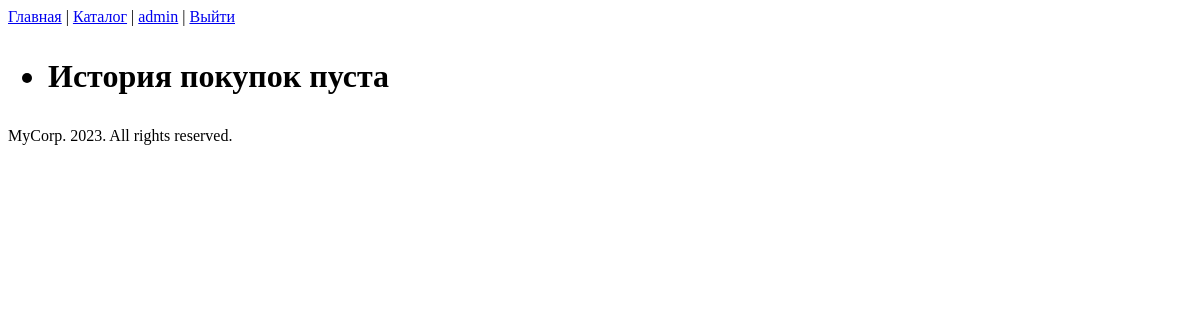
The page /user/purchase_history (signed in) on the database as committed earlier.
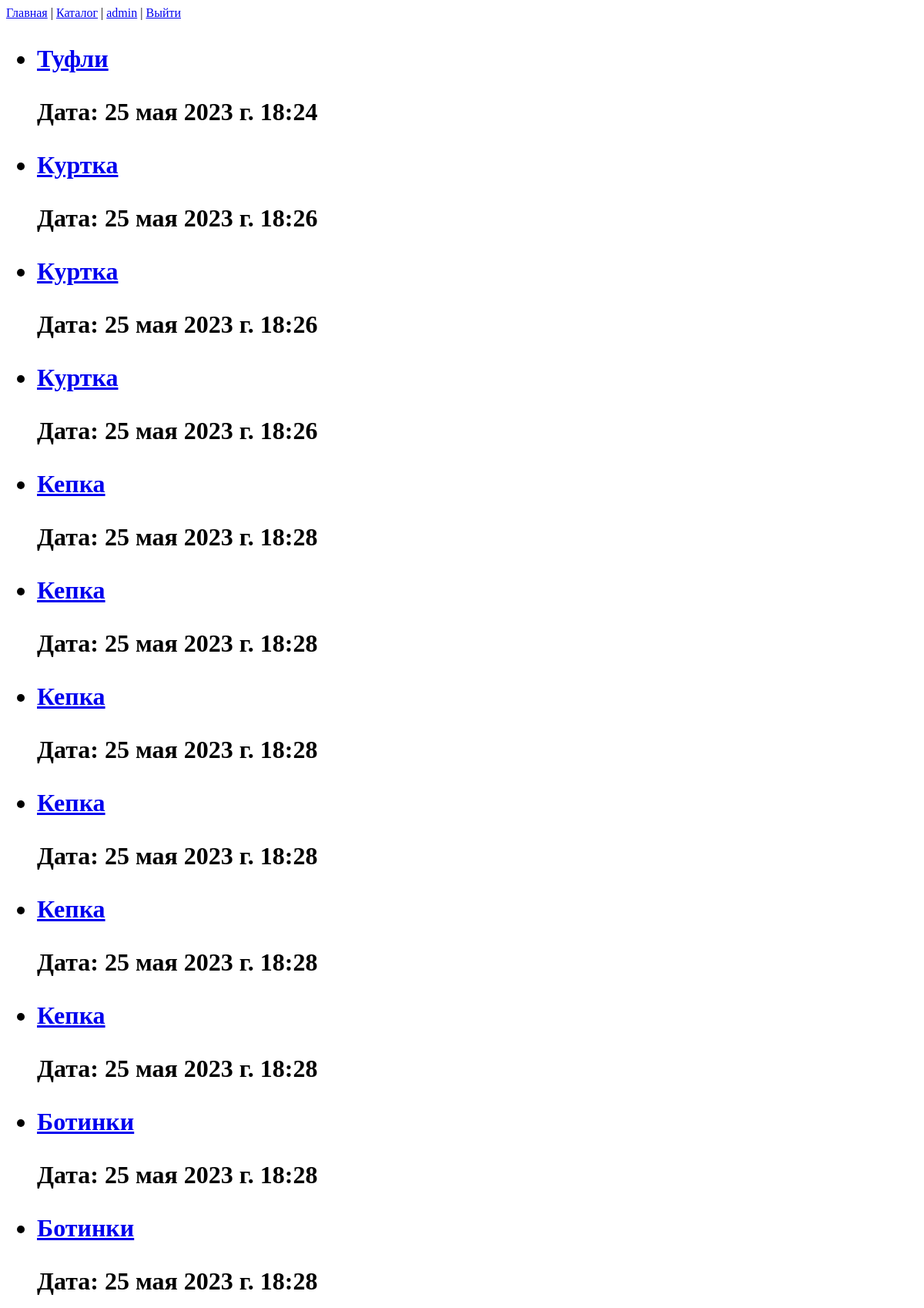
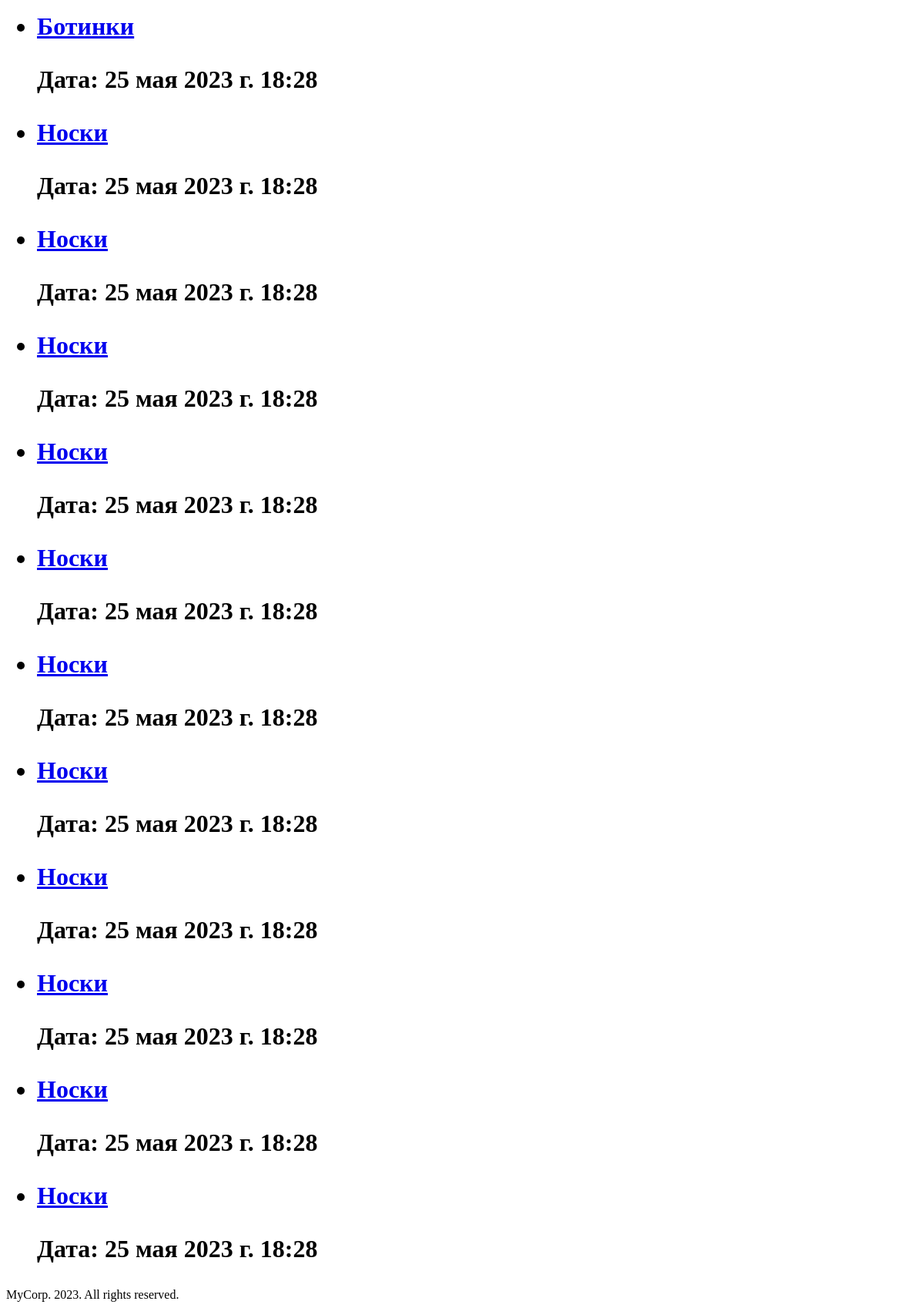
The same page on the database as committed later (2 pictures, top to bottom).
### webstore/models.py (models this page shows, shortened)
class SoldProducts(models.Model):
    product = models.ForeignKey('Product', on_delete=models.CASCADE)
    cart = models.ForeignKey('Cart', on_delete=models.CASCADE)
    time_sold = models.DateTimeField(auto_now_add=True)
    class Meta:
        verbose_name = 'Проданные товары'
        verbose_name_plural = 'Проданные товары'
        ordering = ['time_sold', 'cart']

class Product(models.Model):
    name = models.TextField(verbose_name='Название')
    description = models.TextField(verbose_name="Описание")
    price = models.FloatField(verbose_name='Цена')
    def __str__(self):
        return self.name
    class Meta:
        verbose_name = "Товар"
        verbose_name_plural = "Товары"
        ordering = ['id']

### webstore/views.py (the view)
# urls.py: path('purchase_history', views.check_purchase_history, name='purchase_history'),
def check_purchase_history(request):
    user_id = request.user.id
    cart = Cart.objects.filter(user_id=user_id)
    if not cart:
        Cart.objects.create(user=request.user)
    cart = Cart.objects.filter(user_id=user_id)
    cart_id = cart[0].id
    purchased_goods = SoldProducts.objects.filter(cart_id=cart_id)
    for i in range(len(purchased_goods)):
        purchased_goods[i].name = Product.objects.filter(id=purchased_goods[i].product_id)[0]
    context = {
        'products': purchased_goods,
    }
    return render(request, 'purchase_history.html', context=context)

### webstore/templates/purchase_history.html (shortened to what this page needs)
{% extends "base.html" %}
        {% block header %}
            <ul>
                {% for prod in products %}
                    <li>
                    <a href="{% url 'product' prod.product_id %}">{{ prod.name }}</a>
                    <p>Дата: {{prod.time_sold}}<p/>
                    </li>
                        {% empty %}
                    <li>История покупок пуста</li>
                {% endfor %}
            </ul>
        {% endblock header %}

### webstore/templates/base.html (shortened to what this page needs)
<!DOCTYPE html>
<html>
<head>
</head>
<body>
    <div><a href="{% url 'main' %}">Главная</a> | <a href="{% url 'main' %}">Каталог</a> |
        {% if request.user.is_authenticated %}
        <a href="{% url 'user_profile' %}"> {{user.username}}</a> | <a href="{% url 'logout' %}">Выйти</a>
        {% else %}
        <a href="{% url 'reg' %}">Регистрация</a> | <a href="{% url 'login' %}">Вход</a> </div>
        {% endif %}
    <h1>{% block header %}{% endblock header %}</h1>
    <div>MyCorp. 2023. All rights reserved.</div>
</body>
</html>

Rows that differ between the two databases and show on the page:
added SoldProducts: name "Туфли", time_sold "25 мая 2023 г. 18:24"
added SoldProducts: name "Куртка", time_sold "25 мая 2023 г. 18:26"
added SoldProducts: name "Куртка", time_sold "25 мая 2023 г. 18:26"
added SoldProducts: name "Куртка", time_sold "25 мая 2023 г. 18:26"
added SoldProducts: name "Кепка", time_sold "25 мая 2023 г. 18:28"
added SoldProducts: name "Кепка", time_sold "25 мая 2023 г. 18:28"
added SoldProducts: name "Кепка", time_sold "25 мая 2023 г. 18:28"
added SoldProducts: name "Кепка", time_sold "25 мая 2023 г. 18:28"
added SoldProducts: name "Кепка", time_sold "25 мая 2023 г. 18:28"
added SoldProducts: name "Кепка", time_sold "25 мая 2023 г. 18:28"
added SoldProducts: name "Ботинки", time_sold "25 мая 2023 г. 18:28"
added SoldProducts: name "Ботинки", time_sold "25 мая 2023 г. 18:28"
added SoldProducts: name "Ботинки", time_sold "25 мая 2023 г. 18:28"
added SoldProducts: name "Носки", time_sold "25 мая 2023 г. 18:28"
added SoldProducts: name "Носки", time_sold "25 мая 2023 г. 18:28"
added SoldProducts: name "Носки", time_sold "25 мая 2023 г. 18:28"
added SoldProducts: name "Носки", time_sold "25 мая 2023 г. 18:28"
added SoldProducts: name "Носки", time_sold "25 мая 2023 г. 18:28"
added SoldProducts: name "Носки", time_sold "25 мая 2023 г. 18:28"
added SoldProducts: name "Носки", time_sold "25 мая 2023 г. 18:28"
added SoldProducts: name "Носки", time_sold "25 мая 2023 г. 18:28"
added SoldProducts: name "Носки", time_sold "25 мая 2023 г. 18:28"
added SoldProducts: name "Носки", time_sold "25 мая 2023 г. 18:28"
added SoldProducts: name "Носки", time_sold "25 мая 2023 г. 18:28"
Other text that changed with them:
text no longer shown: "История покупок пуста"
